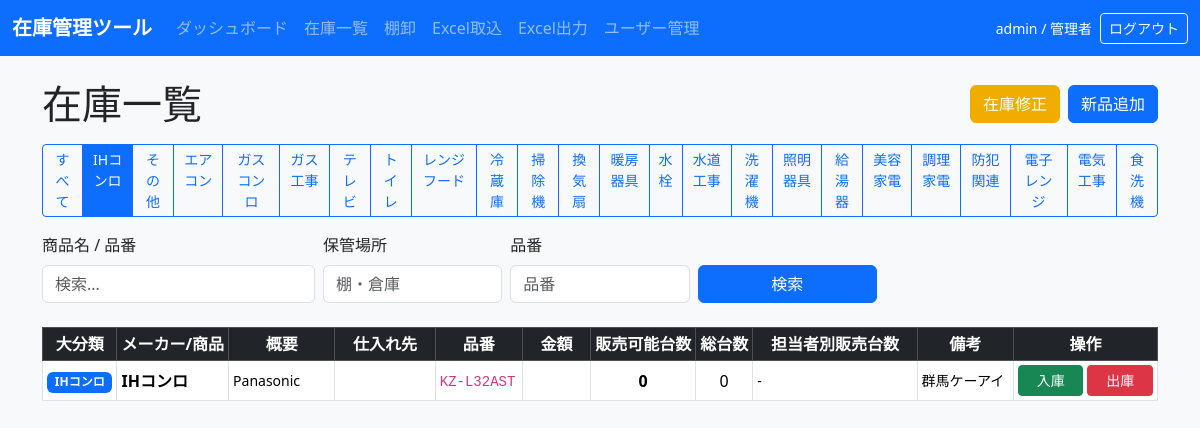
Screenshot of /inventory?big_category=IHコンロ&q=&sku=&location= (signed in) with the database file from the repository.
### tables this page shows
CREATE TABLE users (
            id INTEGER PRIMARY KEY AUTOINCREMENT,
            username TEXT NOT NULL UNIQUE,
            password_hash TEXT NOT NULL,
            role TEXT NOT NULL DEFAULT 'user',
            created_at TEXT NOT NULL
        , is_active INTEGER NOT NULL DEFAULT 1, admin_requested INTEGER NOT NULL DEFAULT 0);

CREATE TABLE products (
            id INTEGER PRIMARY KEY AUTOINCREMENT,
            source_sheet TEXT,
            source_row INTEGER,
            big_category TEXT,
            maker_or_product TEXT,
            overview TEXT,
            sku TEXT NOT NULL,
            stock_status TEXT,
            display_flag TEXT,
            available_stock INTEGER NOT NULL DEFAULT 0,
            total_stock INTEGER NOT NULL DEFAULT 0,
            reorder_point INTEGER NOT NULL DEFAULT 0,
            staff_stock_json TEXT,
            notes TEXT,
            imported_at TEXT,
            current_stock INTEGER NOT NULL DEFAULT 0,
            name TEXT NOT NULL,
            category TEXT,
            location TEXT,
            last_in_date TEXT,
            last_out_date TEXT,
            created_at TEXT NOT NULL,
            updated_at TEXT NOT NULL
        , supplier TEXT, amount TEXT);

### inventory_app/app.py (the view)
@app.route("/inventory")
@login_required
def inventory():
    params = parse_search_args()
    edit_mode = g.user["role"] == "admin" and request.args.get("edit") == "1"
    sql, values = build_product_query(params)
    conn = get_db_connection()
    products = conn.execute(sql, values).fetchall()
    big_categories_result = conn.execute(
        "SELECT DISTINCT big_category FROM products WHERE big_category IS NOT NULL AND big_category != '' ORDER BY big_category"
    ).fetchall()
    big_categories = [row[0] for row in big_categories_result]
    conn.close()
    return render_template(
        "inventory.html",
        products=products,
        params=params,
        big_categories=big_categories,
        edit_mode=edit_mode,
    )

### inventory_app/app.py (called while the page is built)
def format_staff_stock_display(staff_stock_json):
    if not staff_stock_json:
        return "-"
    try:
        data = json.loads(staff_stock_json)
        non_zero = {k: v for k, v in data.items() if v != 0}
        if not non_zero:
            return "-"
        return Markup("<br>".join([f"{escape(k)}: {escape(v)}" for k, v in non_zero.items()]))
    except Exception:
        return "-"

@app.before_request
def load_current_user():
    g.user = None
    user_id = session.get("user_id")
    if not user_id:
        return
    conn = get_db_connection()
    try:
        g.user = conn.execute(
            "SELECT id, username, role FROM users WHERE id = ?",
            (user_id,),
        ).fetchone()
    finally:
        conn.close()

@app.context_processor
def inject_auth_context():
    return {
        "current_user": g.get("user"),
        "is_admin": bool(g.get("user") and g.user["role"] == "admin"),
    }

def login_required(view):
    @wraps(view)
    def wrapped(*args, **kwargs):
        if g.get("user") is None:
            return redirect(url_for("login", next=request.full_path))
        return view(*args, **kwargs)
    return wrapped

def parse_search_args():
    return {
        "q": request.args.get("q", "", type=str).strip(),
        "sku": request.args.get("sku", "", type=str).strip(),
        "big_category": request.args.get("big_category", "", type=str).strip(),
        "location": request.args.get("location", "", type=str).strip(),
    }

def build_product_query(params):
    sql = "SELECT * FROM products WHERE 1=1"
    values = []
    if params["q"]:
        sql += " AND (name LIKE ? OR sku LIKE ? OR big_category LIKE ? OR maker_or_product LIKE ? OR overview LIKE ? OR notes LIKE ? OR source_sheet LIKE ? OR category LIKE ? OR location LIKE ? OR staff_stock_json LIKE ? )"
        term = f"%{params['q']}%"
        values.extend([term] * 10)
    if params["sku"]:
        sql += " AND sku LIKE ?"
        values.append(f"%{params['sku']}%")
    if params["big_category"]:
        sql += " AND big_category = ?"
        values.append(params["big_category"])
    if params["location"]:
        sql += " AND location LIKE ?"
        values.append(f"%{params['location']}%")
    sql += " ORDER BY name ASC"
    return sql, values

### inventory_app/db.py (called while the page is built, shortened)
def is_postgres():
    return engine.dialect.name == "postgresql"

def normalize_sql(sql):
    return sql

def wrap_row(row):
    if row is None:
        return None
    return DbRow(row._mapping, row)

### inventory_app/templates/inventory.html (shortened to what this page needs)
{% extends 'base.html' %}
{% block content %}
  <div class="d-flex justify-content-between align-items-center mb-3">
    <h1 class="mb-0">在庫一覧</h1>
    {% if is_admin %}
      <div class="d-flex gap-2">
        {% if edit_mode %}
          <a href="{{ url_for('inventory', q=params.q, sku=params.sku, big_category=params.big_category, location=params.location) }}" class="btn btn-outline-secondary">修正終了</a>
        {% else %}
          <a href="{{ url_for('inventory', edit=1, q=params.q, sku=params.sku, big_category=params.big_category, location=params.location) }}" class="btn btn-inventory-edit">在庫修正</a>
        {% endif %}
        <a href="{{ url_for('inventory_new') }}" class="btn btn-primary">新品追加</a>
      </div>
    {% endif %}
  </div>
  <div class="mb-3">
    <div class="btn-group" role="group">
      <a href="{{ url_for('inventory', edit=1 if edit_mode else none) }}" class="btn btn-sm {% if not params.big_category %}btn-primary{% else %}btn-outline-primary{% endif %}">すべて</a>
      {% for category in big_categories %}
        <a href="{{ url_for('inventory', edit=1 if edit_mode else none, big_category=category, q=params.q, sku=params.sku, location=params.location) }}" class="btn btn-sm {% if params.big_category == category %}btn-primary{% else %}btn-outline-primary{% endif %}">{{ category }}</a>
      {% endfor %}
    </div>
  </div>
  <form method="get" class="row gy-2 gx-2 align-items-end mb-4">
    <div class="col-md-3">
      <label class="form-label">商品名 / 品番</label>
      <input type="text" name="q" value="{{ params.q }}" class="form-control" placeholder="検索...">
    </div>
    <div class="col-md-2">
      <label class="form-label">保管場所</label>
      <input type="text" name="location" value="{{ params.location }}" class="form-control" placeholder="棚・倉庫">
    </div>
    <div class="col-md-2">
      <label class="form-label">品番</label>
      <input type="text" name="sku" value="{{ params.sku }}" class="form-control" placeholder="品番">
    </div>
    <div class="col-md-2">
      <button type="submit" class="btn btn-primary w-100">検索</button>
    </div>
  </form>
  <div class="table-responsive">
    <table class="table table-bordered table-hover align-middle table-sm stock-table">
      <thead class="table-dark sticky-top">
        <tr>
          <th class="text-center">大分類</th>
          <th>メーカー/商品</th>
          <th class="stock-table-overview">概要</th>
          <th class="stock-table-supplier">仕入れ先</th>
          <th class="stock-table-sku">品番</th>
          <th class="text-center stock-table-amount">金額</th>
          <th class="text-center">販売可能台数</th>
          <th class="text-center">総台数</th>
          <th class="stock-table-staff">担当者別販売台数</th>
          <th class="stock-table-notes">備考</th>
          {% if is_admin %}
            <th class="text-center stock-table-actions-col">操作</th>
          {% endif %}
        </tr>
      </thead>
      <tbody>
        {% for product in products %}
          {% set status = '' %}
          {% set status_color = '' %}
          {% if product.available_stock == 0 %}
            {% set status = '在庫0' %}
            {% set status_color = 'bg-danger bg-opacity-10' %}
          {% elif product.reorder_point > 0 and product.available_stock <= product.reorder_point %}
            {% set status = '低在庫' %}
            {% set status_color = 'bg-warning bg-opacity-10' %}
          {% else %}
            {% set status = '正常' %}
            {% set status_color = 'bg-success bg-opacity-10' %}
          {% endif %}
          <tr class="{{ status_color }}">
            <td class="text-center"><span class="badge bg-primary">{{ product.big_category }}</span></td>
            <td><strong>{{ product.maker_or_product }}</strong></td>
            <td class="stock-table-overview"><small>{{ product.overview }}</small></td>
            <td class="stock-table-supplier"><small>{{ product.supplier }}</small></td>
            <td class="stock-table-sku"><code>{{ product.sku }}</code></td>
            <td class="text-center stock-table-amount"><small>{{ product.amount }}</small></td>
            <td class="text-center"><strong>{{ product.available_stock }}</strong></td>
            <td class="text-center">{{ product.total_stock }}</td>
            <td class="stock-table-staff"><small>{{ product.staff_stock_json | format_staff_stock }}</small></td>
            <td class="stock-table-notes"><small>{{ product.notes }}</small></td>
            {% if is_admin %}
              <td class="stock-table-actions-col">
                {% if edit_mode %}
                  <a href="{{ url_for('inventory_edit', product_id=product.id) }}" class="btn btn-sm btn-outline-warning w-100" title="修正">修正</a>
                {% else %}
                  <div class="inventory-actions" role="group">
                    <a href="{{ url_for('stock_operate', product_id=product.id, type='inbound') }}" class="btn btn-sm btn-success" title="入庫">入庫</a>
                    <a href="{{ url_for('stock_operate', product_id=product.id, type='outbound') }}" class="btn btn-sm btn-danger" title="出庫">出庫</a>
                  </div>
                {% endif %}
              </td>
            {% endif %}
          </tr>
        {% else %}
          <tr>
            <td colspan="{{ 11 if is_admin else 10 }}" class="text-center text-muted py-4">
              <i class="bi bi-inbox"></i> 該当する商品が見つかりません。
            </td>
          </tr>
        {% endfor %}
      </tbody>
    </table>
  </div>
{% endblock %}

### inventory_app/templates/base.html (shortened to what this page needs)
<!doctype html>
<html lang="ja">
  <head>
    <link href="https://cdn.jsdelivr.net/npm/bootstrap@5.3.2/dist/css/bootstrap.min.css" rel="stylesheet">
    <link rel="stylesheet" href="/static/style.css">
  </head>
  <body>
    <nav class="navbar navbar-expand-lg navbar-dark bg-primary mb-4">
      <div class="container-fluid">
        <a class="navbar-brand" href="/">在庫管理ツール</a>
        <div class="collapse navbar-collapse">
          <ul class="navbar-nav me-auto mb-2 mb-lg-0">
            <li class="nav-item"><a class="nav-link" href="/">ダッシュボード</a></li>
            <li class="nav-item"><a class="nav-link" href="/inventory">在庫一覧</a></li>
            <li class="nav-item"><a class="nav-link" href="/stocktaking">棚卸</a></li>
            {% if is_admin %}
              <li class="nav-item"><a class="nav-link" href="/excel_import">Excel取込</a></li>
              <li class="nav-item"><a class="nav-link" href="/excel_export">Excel出力</a></li>
              <li class="nav-item"><a class="nav-link" href="{{ url_for('users') }}">ユーザー管理</a></li>
            {% endif %}
          </ul>
          {% if current_user %}
            <div class="d-flex align-items-center gap-2 text-white">
              <small>{{ current_user.username }} / {{ '管理者' if current_user.role == 'admin' else '一般' }}</small>
              <a class="btn btn-sm btn-outline-light" href="{{ url_for('logout') }}">ログアウト</a>
            </div>
          {% endif %}
        </div>
      </div>
    </nav>
    <div class="container">
      {% block content %}{% endblock %}
    </div>
  </body>
</html>

### inventory_app/static/style.css (style rules this page uses)
body { background-color: #f8f9fa; }
.navbar-brand { font-weight: 700; }
.table th, .table td { vertical-align: middle; }
.btn-inventory-edit { --bs-btn-bg: #f0ad00; --bs-btn-border-color: #f0ad00; --bs-btn-color: #fff; --bs-btn-hover-bg: #d99b00; --bs-btn-hover-border-color: #d99b00; --bs-btn-hover-color: #fff; --bs-btn-active-bg: #c88f00; --bs-btn-active-border-color: #c88f00; --bs-btn-active-color: #fff; }
.stock-table-overview { max-width: 8rem; width: 8rem; }
td.stock-table-overview small { display: block; max-height: 2.5rem; overflow: hidden; }
.stock-table-supplier { max-width: 7.5rem; width: 7.5rem; }
.stock-table-sku { max-width: 7.5rem; width: 7.5rem; }
.stock-table-amount { max-width: 5.5rem; width: 5.5rem; }
.stock-table-supplier small, .stock-table-sku code, .stock-table-amount small { overflow-wrap: anywhere; }
.stock-table-staff { max-width: 11.5rem; width: 11.5rem; }
td.stock-table-staff small { display: block; overflow-wrap: anywhere; line-height: 1.25; }
.stock-table-notes { max-width: 8.5rem; width: 8.5rem; }
td.stock-table-notes small { display: block; max-height: 2.5rem; overflow: hidden; }
.stock-table thead th { text-align: center; white-space: nowrap; }
.stock-table-actions-col { min-width: 9rem; width: 9rem; }
.inventory-actions { display: grid; grid-template-columns: repeat(2, minmax(4rem, 1fr)); gap: 0.25rem; }

### rows the page displays
users: username "admin", role "管理者"
products: big_category "IHコンロ", maker_or_product "IHコンロ", overview "Panasonic", sku "KZ-L32AST", staff_stock_json "-", notes "群馬ケーアイ"

### other values shown
{{ category }} "IHコンロ" "その他" "エアコン" "ガスコンロ" "ガス工事" "テレビ" "トイレ" "レンジフード" "冷蔵庫" "掃除機" "換気扇" "暖房器具" "水栓" "水道工事" "洗濯機" "照明器具" "給湯器" "美容家電" "調理家電" "防犯関連" "電子レンジ" "電気工事" "食洗機"
{{ product.available_stock }} "0"
{{ product.total_stock }} "0"
